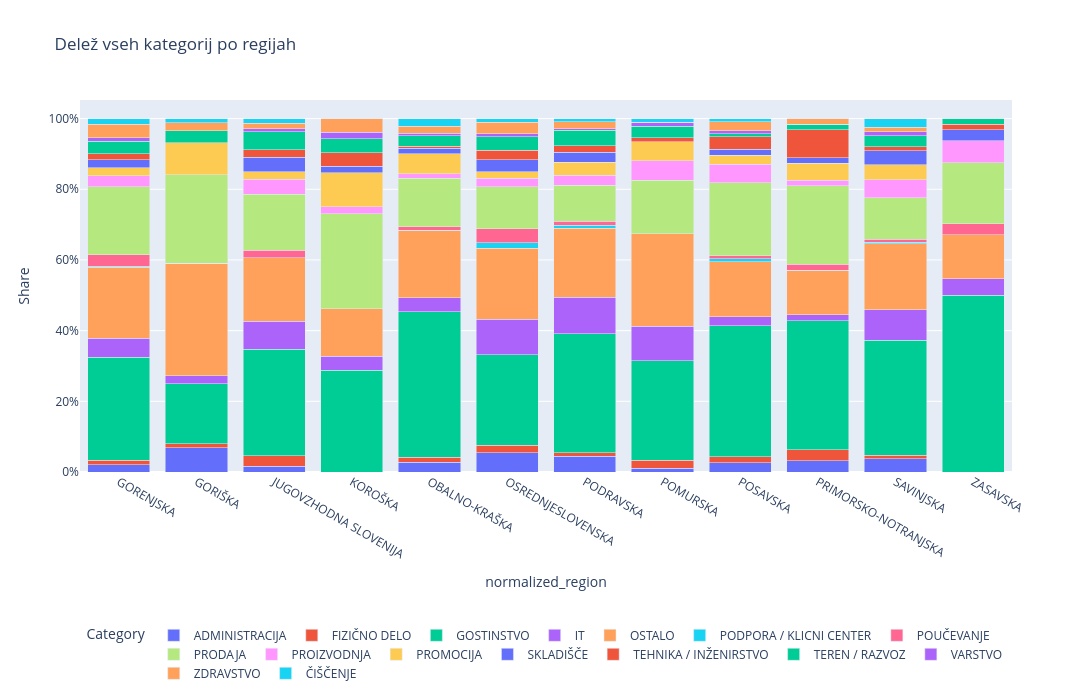

Source (notebook cell):
### Markdown cell above
## Vizualizacija

### Code cell
import plotly.express as px

fig = px.bar(
    df_plot,
    x='normalized_region',
    y='Share',
    color='Category',
    barmode='stack',
    title="Delež vseh kategorij po regijah"
)

fig.update_layout(
    width=1100,
    height=700,
    yaxis_tickformat=".0%",
    legend=dict(
        orientation="h",
        y=-0.4,
        x=0.5,
        xanchor="center"
    ),
    margin=dict(b=120)
)


fig.update_traces(
    hovertemplate=
    "<b>%{x}</b><br>" +
    "Kategorija: %{legendgroup}<br>" +
    "Delež: %{y:.2%}<extra></extra>"
)

fig.show()

### Figure 1 — Plotly figure (JSON) as saved in the notebook; plotly's stock layout.template omitted (floating-point values rounded to 4 significant figures)
{"data": [{"hovertemplate": "<b>%{x}</b><br>Kategorija: %{legendgroup}<br>Delež: %{y:.2%}<extra></extra>", "legendgroup": "ADMINISTRACIJA", "marker": {"color": "#636efa", "pattern": {"shape": ""}}, "name": "ADMINISTRACIJA", "orientation": "v", "showlegend": true, "textposition": "auto", "type": "bar", "x": ["GORENJSKA", "GORIŠKA", "JUGOVZHODNA SLOVENIJA", "KOROŠKA", "OBALNO-KRAŠKA", "OSREDNJESLOVENSKA", "PODRAVSKA", "POMURSKA", "POSAVSKA", "PRIMORSKO-NOTRANJSKA", "SAVINJSKA", "ZASAVSKA"], "xaxis": "x", "y": [0.02079, 0.06818, 0.01674, 0.0, 0.02703, 0.05431, 0.04396, 0.01087, 0.02586, 0.03175, 0.03733, 0.0], "yaxis": "y"}, {"hovertemplate": "<b>%{x}</b><br>Kategorija: %{legendgroup}<br>Delež: %{y:.2%}<extra></extra>", "legendgroup": "FIZIČNO DELO", "marker": {"color": "#EF553B", "pattern": {"shape": ""}}, "name": "FIZIČNO DELO", "orientation": "v", "showlegend": true, "textposition": "auto", "type": "bar", "x": ["GORENJSKA", "GORIŠKA", "JUGOVZHODNA SLOVENIJA", "KOROŠKA", "OBALNO-KRAŠKA", "OSREDNJESLOVENSKA", "PODRAVSKA", "POMURSKA", "POSAVSKA", "PRIMORSKO-NOTRANJSKA", "SAVINJSKA", "ZASAVSKA"], "xaxis": "x", "y": [0.01247, 0.01136, 0.02929, 0.0, 0.01502, 0.02089, 0.01099, 0.02174, 0.01724, 0.03175, 0.01067, 0.0], "yaxis": "y"}, {"hovertemplate": "<b>%{x}</b><br>Kategorija: %{legendgroup}<br>Delež: %{y:.2%}<extra></extra>", "legendgroup": "GOSTINSTVO", "marker": {"color": "#00cc96", "pattern": {"shape": ""}}, "name": "GOSTINSTVO", "orientation": "v", "showlegend": true, "textposition": "auto", "type": "bar", "x": ["GORENJSKA", "GORIŠKA", "JUGOVZHODNA SLOVENIJA", "KOROŠKA", "OBALNO-KRAŠKA", "OSREDNJESLOVENSKA", "PODRAVSKA", "POMURSKA", "POSAVSKA", "PRIMORSKO-NOTRANJSKA", "SAVINJSKA", "ZASAVSKA"], "xaxis": "x", "y": [0.2911, 0.1705, 0.3013, 0.2885, 0.4114, 0.2564, 0.3363, 0.2826, 0.3707, 0.3651, 0.3253, 0.5], "yaxis": "y"}, {"hovertemplate": "<b>%{x}</b><br>Kategorija: %{legendgroup}<br>Delež: %{y:.2%}<extra></extra>", "legendgroup": "IT", "marker": {"color": "#ab63fa", "pattern": {"shape": ""}}, "name": "IT", "orientation": "v", "showlegend": true, "textposition": "auto", "type": "bar", "x": ["GORENJSKA", "GORIŠKA", "JUGOVZHODNA SLOVENIJA", "KOROŠKA", "OBALNO-KRAŠKA", "OSREDNJESLOVENSKA", "PODRAVSKA", "POMURSKA", "POSAVSKA", "PRIMORSKO-NOTRANJSKA", "SAVINJSKA", "ZASAVSKA"], "xaxis": "x", "y": [0.05405, 0.02273, 0.0795, 0.03846, 0.03904, 0.1003, 0.1033, 0.09783, 0.02586, 0.01587, 0.08533, 0.04688], "yaxis": "y"}, {"hovertemplate": "<b>%{x}</b><br>Kategorija: %{legendgroup}<br>Delež: %{y:.2%}<extra></extra>", "legendgroup": "OSTALO", "marker": {"color": "#FFA15A", "pattern": {"shape": ""}}, "name": "OSTALO", "orientation": "v", "showlegend": true, "textposition": "auto", "type": "bar", "x": ["GORENJSKA", "GORIŠKA", "JUGOVZHODNA SLOVENIJA", "KOROŠKA", "OBALNO-KRAŠKA", "OSREDNJESLOVENSKA", "PODRAVSKA", "POMURSKA", "POSAVSKA", "PRIMORSKO-NOTRANJSKA", "SAVINJSKA", "ZASAVSKA"], "xaxis": "x", "y": [0.2017, 0.3182, 0.1799, 0.1346, 0.1922, 0.2016, 0.1956, 0.2609, 0.1552, 0.127, 0.1867, 0.125], "yaxis": "y"}, {"hovertemplate": "<b>%{x}</b><br>Kategorija: %{legendgroup}<br>Delež: %{y:.2%}<extra></extra>", "legendgroup": "PODPORA / KLICNI CENTER", "marker": {"color": "#19d3f3", "pattern": {"shape": ""}}, "name": "PODPORA / KLICNI CENTER", "orientation": "v", "showlegend": true, "textposition": "auto", "type": "bar", "x": ["GORENJSKA", "GORIŠKA", "JUGOVZHODNA SLOVENIJA", "KOROŠKA", "OBALNO-KRAŠKA", "OSREDNJESLOVENSKA", "PODRAVSKA", "POMURSKA", "POSAVSKA", "PRIMORSKO-NOTRANJSKA", "SAVINJSKA", "ZASAVSKA"], "xaxis": "x", "y": [0.002079, 0.0, 0.0, 0.0, 0.0, 0.01567, 0.008791, 0.0, 0.008621, 0.0, 0.005333, 0.0], "yaxis": "y"}, {"hovertemplate": "<b>%{x}</b><br>Kategorija: %{legendgroup}<br>Delež: %{y:.2%}<extra></extra>", "legendgroup": "POUČEVANJE", "marker": {"color": "#FF6692", "pattern": {"shape": ""}}, "name": "POUČEVANJE", "orientation": "v", "showlegend": true, "textposition": "auto", "type": "bar", "x": ["GORENJSKA", "GORIŠKA", "JUGOVZHODNA SLOVENIJA", "KOROŠKA", "OBALNO-KRAŠKA", "OSREDNJESLOVENSKA", "PODRAVSKA", "POMURSKA", "POSAVSKA", "PRIMORSKO-NOTRANJSKA", "SAVINJSKA", "ZASAVSKA"], "xaxis": "x", "y": [0.03326, 0.0, 0.02092, 0.0, 0.009009, 0.03916, 0.01099, 0.0, 0.008621, 0.01587, 0.008, 0.03125], "yaxis": "y"}, {"hovertemplate": "<b>%{x}</b><br>Kategorija: %{legendgroup}<br>Delež: %{y:.2%}<extra></extra>", "legendgroup": "PRODAJA", "marker": {"color": "#B6E880", "pattern": {"shape": ""}}, "name": "PRODAJA", "orientation": "v", "showlegend": true, "textposition": "auto", "type": "bar", "x": ["GORENJSKA", "GORIŠKA", "JUGOVZHODNA SLOVENIJA", "KOROŠKA", "OBALNO-KRAŠKA", "OSREDNJESLOVENSKA", "PODRAVSKA", "POMURSKA", "POSAVSKA", "PRIMORSKO-NOTRANJSKA", "SAVINJSKA", "ZASAVSKA"], "xaxis": "x", "y": [0.1913, 0.25, 0.159, 0.2692, 0.1381, 0.1185, 0.1011, 0.1522, 0.2069, 0.2222, 0.1173, 0.1719], "yaxis": "y"}, {"hovertemplate": "<b>%{x}</b><br>Kategorija: %{legendgroup}<br>Delež: %{y:.2%}<extra></extra>", "legendgroup": "PROIZVODNJA", "marker": {"color": "#FF97FF", "pattern": {"shape": ""}}, "name": "PROIZVODNJA", "orientation": "v", "showlegend": true, "textposition": "auto", "type": "bar", "x": ["GORENJSKA", "GORIŠKA", "JUGOVZHODNA SLOVENIJA", "KOROŠKA", "OBALNO-KRAŠKA", "OSREDNJESLOVENSKA", "PODRAVSKA", "POMURSKA", "POSAVSKA", "PRIMORSKO-NOTRANJSKA", "SAVINJSKA", "ZASAVSKA"], "xaxis": "x", "y": [0.03119, 0.0, 0.04184, 0.01923, 0.01201, 0.02454, 0.02857, 0.05435, 0.05172, 0.01587, 0.05067, 0.0625], "yaxis": "y"}, {"hovertemplate": "<b>%{x}</b><br>Kategorija: %{legendgroup}<br>Delež: %{y:.2%}<extra></extra>", "legendgroup": "PROMOCIJA", "marker": {"color": "#FECB52", "pattern": {"shape": ""}}, "name": "PROMOCIJA", "orientation": "v", "showlegend": true, "textposition": "auto", "type": "bar", "x": ["GORENJSKA", "GORIŠKA", "JUGOVZHODNA SLOVENIJA", "KOROŠKA", "OBALNO-KRAŠKA", "OSREDNJESLOVENSKA", "PODRAVSKA", "POMURSKA", "POSAVSKA", "PRIMORSKO-NOTRANJSKA", "SAVINJSKA", "ZASAVSKA"], "xaxis": "x", "y": [0.02287, 0.09091, 0.02092, 0.09615, 0.05706, 0.01828, 0.03736, 0.05435, 0.02586, 0.04762, 0.04267, 0.0], "yaxis": "y"}, {"hovertemplate": "<b>%{x}</b><br>Kategorija: %{legendgroup}<br>Delež: %{y:.2%}<extra></extra>", "legendgroup": "SKLADIŠČE", "marker": {"color": "#636efa", "pattern": {"shape": ""}}, "name": "SKLADIŠČE", "orientation": "v", "showlegend": true, "textposition": "auto", "type": "bar", "x": ["GORENJSKA", "GORIŠKA", "JUGOVZHODNA SLOVENIJA", "KOROŠKA", "OBALNO-KRAŠKA", "OSREDNJESLOVENSKA", "PODRAVSKA", "POMURSKA", "POSAVSKA", "PRIMORSKO-NOTRANJSKA", "SAVINJSKA", "ZASAVSKA"], "xaxis": "x", "y": [0.02287, 0.0, 0.04184, 0.01923, 0.01502, 0.03342, 0.02857, 0.0, 0.01724, 0.01587, 0.04, 0.03125], "yaxis": "y"}, {"hovertemplate": "<b>%{x}</b><br>Kategorija: %{legendgroup}<br>Delež: %{y:.2%}<extra></extra>", "legendgroup": "TEHNIKA / INŽENIRSTVO", "marker": {"color": "#EF553B", "pattern": {"shape": ""}}, "name": "TEHNIKA / INŽENIRSTVO", "orientation": "v", "showlegend": true, "textposition": "auto", "type": "bar", "x": ["GORENJSKA", "GORIŠKA", "JUGOVZHODNA SLOVENIJA", "KOROŠKA", "OBALNO-KRAŠKA", "OSREDNJESLOVENSKA", "PODRAVSKA", "POMURSKA", "POSAVSKA", "PRIMORSKO-NOTRANJSKA", "SAVINJSKA", "ZASAVSKA"], "xaxis": "x", "y": [0.01663, 0.0, 0.02092, 0.03846, 0.006006, 0.02768, 0.01758, 0.01087, 0.03448, 0.07937, 0.01067, 0.01562], "yaxis": "y"}, {"hovertemplate": "<b>%{x}</b><br>Kategorija: %{legendgroup}<br>Delež: %{y:.2%}<extra></extra>", "legendgroup": "TEREN / RAZVOZ", "marker": {"color": "#00cc96", "pattern": {"shape": ""}}, "name": "TEREN / RAZVOZ", "orientation": "v", "showlegend": true, "textposition": "auto", "type": "bar", "x": ["GORENJSKA", "GORIŠKA", "JUGOVZHODNA SLOVENIJA", "KOROŠKA", "OBALNO-KRAŠKA", "OSREDNJESLOVENSKA", "PODRAVSKA", "POMURSKA", "POSAVSKA", "PRIMORSKO-NOTRANJSKA", "SAVINJSKA", "ZASAVSKA"], "xaxis": "x", "y": [0.03534, 0.03409, 0.05021, 0.03846, 0.03003, 0.0376, 0.04396, 0.03261, 0.008621, 0.01587, 0.032, 0.01562], "yaxis": "y"}, {"hovertemplate": "<b>%{x}</b><br>Kategorija: %{legendgroup}<br>Delež: %{y:.2%}<extra></extra>", "legendgroup": "VARSTVO", "marker": {"color": "#ab63fa", "pattern": {"shape": ""}}, "name": "VARSTVO", "orientation": "v", "showlegend": true, "textposition": "auto", "type": "bar", "x": ["GORENJSKA", "GORIŠKA", "JUGOVZHODNA SLOVENIJA", "KOROŠKA", "OBALNO-KRAŠKA", "OSREDNJESLOVENSKA", "PODRAVSKA", "POMURSKA", "POSAVSKA", "PRIMORSKO-NOTRANJSKA", "SAVINJSKA", "ZASAVSKA"], "xaxis": "x", "y": [0.0104, 0.0, 0.008368, 0.01923, 0.006006, 0.008355, 0.004396, 0.01087, 0.008621, 0.0, 0.01067, 0.0], "yaxis": "y"}, {"hovertemplate": "<b>%{x}</b><br>Kategorija: %{legendgroup}<br>Delež: %{y:.2%}<extra></extra>", "legendgroup": "ZDRAVSTVO", "marker": {"color": "#FFA15A", "pattern": {"shape": ""}}, "name": "ZDRAVSTVO", "orientation": "v", "showlegend": true, "textposition": "auto", "type": "bar", "x": ["GORENJSKA", "GORIŠKA", "JUGOVZHODNA SLOVENIJA", "KOROŠKA", "OBALNO-KRAŠKA", "OSREDNJESLOVENSKA", "PODRAVSKA", "POMURSKA", "POSAVSKA", "PRIMORSKO-NOTRANJSKA", "SAVINJSKA", "ZASAVSKA"], "xaxis": "x", "y": [0.03742, 0.02273, 0.01674, 0.03846, 0.02102, 0.03238, 0.01978, 0.0, 0.02586, 0.01587, 0.01333, 0.0], "yaxis": "y"}, {"hovertemplate": "<b>%{x}</b><br>Kategorija: %{legendgroup}<br>Delež: %{y:.2%}<extra></extra>", "legendgroup": "ČIŠČENJE", "marker": {"color": "#19d3f3", "pattern": {"shape": ""}}, "name": "ČIŠČENJE", "orientation": "v", "showlegend": true, "textposition": "auto", "type": "bar", "x": ["GORENJSKA", "GORIŠKA", "JUGOVZHODNA SLOVENIJA", "KOROŠKA", "OBALNO-KRAŠKA", "OSREDNJESLOVENSKA", "PODRAVSKA", "POMURSKA", "POSAVSKA", "PRIMORSKO-NOTRANJSKA", "SAVINJSKA", "ZASAVSKA"], "xaxis": "x", "y": [0.01663, 0.01136, 0.01255, 0.0, 0.02102, 0.01097, 0.008791, 0.01087, 0.008621, 0.0, 0.024, 0.0], "yaxis": "y"}], "layout": {"barmode": "stack", "height": 700, "legend": {"orientation": "h", "title": {"text": "Category"}, "tracegroupgap": 0, "x": 0.5, "xanchor": "center", "y": -0.4}, "margin": {"b": 120}, "title": {"text": "Delež vseh kategorij po regijah"}, "width": 1100, "xaxis": {"anchor": "y", "domain": [0, 1], "title": {"text": "normalized_region"}}, "yaxis": {"anchor": "x", "domain": [0, 1], "tickformat": ".0%", "title": {"text": "Share"}}}}
